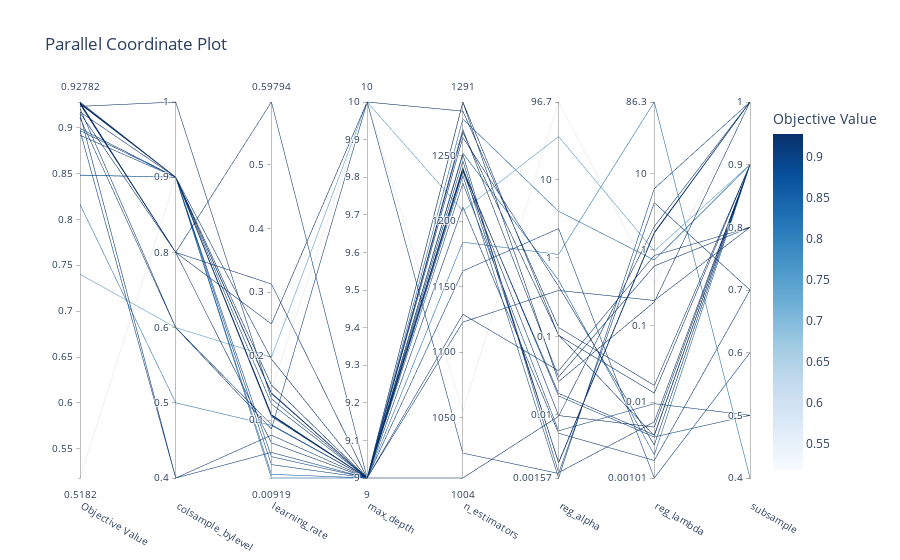

The code cell stored with this chart in its notebook:
### Code cell
optuna.visualization.plot_parallel_coordinate(study)

### Figure 1 — Plotly figure (JSON) as saved in the notebook; plotly's stock layout.template omitted (floating-point values rounded to 4 significant figures)
{"data": [{"dimensions": [{"label": "Objective Value", "range": [0.5182, 0.9278], "values": [0.8968, 0.9144, 0.8163, 0.9104, 0.7402, 0.9207, 0.9159, 0.9263, 0.9253, 0.9274, 0.8915, 0.8991, 0.917, 0.9259, 0.9266, 0.9268, 0.8482, 0.9268, 0.9278, 0.848, 0.5182, 0.9268, 0.9257, 0.8967, 0.9231]}, {"label": "colsample_bylevel", "range": [0, 5], "ticktext": [0.4, 0.5, 0.6, 0.8, 0.9, 1], "tickvals": [0, 1, 2, 3, 4, 5], "values": [0, 0, 1, 2, 2, 2, 3, 3, 3, 3, 4, 4, 4, 4, 4, 4, 4, 4, 4, 4, 4, 4, 4, 4, 5]}, {"label": "learning_rate", "range": [0.009188, 0.5979], "values": [0.04921, 0.07628, 0.09152, 0.08586, 0.1983, 0.0926, 0.5979, 0.2503, 0.06411, 0.313, 0.03019, 0.1251, 0.1078, 0.1954, 0.1548, 0.1412, 0.009188, 0.1425, 0.1085, 0.01498, 0.1484, 0.107, 0.1056, 0.04257, 0.1332]}, {"label": "max_depth", "range": [9, 10], "values": [9, 9, 9, 10, 10, 9, 9, 10, 9, 9, 9, 9, 9, 9, 9, 9, 9, 9, 9, 9, 10, 9, 9, 9, 9]}, {"label": "n_estimators", "range": [1004, 1291], "values": [1229, 1123, 1184, 1023, 1208, 1004, 1129, 1284, 1251, 1291, 1240, 1162, 1211, 1291, 1268, 1264, 1252, 1239, 1238, 1278, 1055, 1241, 1246, 1235, 1270]}, {"label": "reg_alpha", "range": [-2.803, 1.985], "ticktext": ["0.00157", "0.01", "0.1", "1", "10", "96.7"], "tickvals": [-2.803, -2, -1, 0, 1, 1.985], "values": [-2.202, -0.4144, 0.04388, -2.745, 1.545, -2.017, -1.439, -0.8868, -2.735, -1.575, -1.759, 0.3733, -2.234, -0.9869, -0.9817, -0.3618, -0.2836, -1.725, -2.008, 0.5937, 1.985, -2.603, -2.611, -2.803, -1.516]}, {"label": "reg_lambda", "range": [-2.997, 1.936], "ticktext": ["0.00101", "0.01", "0.1", "1", "10", "86.3"], "tickvals": [-2.997, -2, -1, 0, 1, 1.936], "values": [-2.022, -0.6678, 1.936, 0.615, -0.01857, 0.3025, -0.07758, -1.782, -2.261, -0.6879, -2.458, -2.997, -2.767, -1.883, -2.442, -2.564, -2.694, -2.433, -2.329, -0.1377, -0.4471, 0.2278, 0.2145, 0.7996, -0.2163]}, {"label": "subsample", "range": [0, 6], "ticktext": [0.4, 0.5, 0.6, 0.7, 0.8, 0.9, 1], "tickvals": [0, 1, 2, 3, 4, 5, 6], "values": [1, 4, 0, 3, 5, 6, 4, 5, 5, 6, 1, 2, 3, 5, 5, 5, 5, 5, 5, 5, 6, 6, 6, 6, 4]}], "labelangle": 30, "labelside": "bottom", "line": {"color": [0.8968, 0.9144, 0.8163, 0.9104, 0.7402, 0.9207, 0.9159, 0.9263, 0.9253, 0.9274, 0.8915, 0.8991, 0.917, 0.9259, 0.9266, 0.9268, 0.8482, 0.9268, 0.9278, 0.848, 0.5182, 0.9268, 0.9257, 0.8967, 0.9231], "colorbar": {"title": {"text": "Objective Value"}}, "colorscale": [[0, "rgb(247,251,255)"], [0.125, "rgb(222,235,247)"], [0.25, "rgb(198,219,239)"], [0.375, "rgb(158,202,225)"], [0.5, "rgb(107,174,214)"], [0.625, "rgb(66,146,198)"], [0.75, "rgb(33,113,181)"], [0.875, "rgb(8,81,156)"], [1, "rgb(8,48,107)"]], "reversescale": false, "showscale": true}, "type": "parcoords"}], "layout": {"title": {"text": "Parallel Coordinate Plot"}}}
